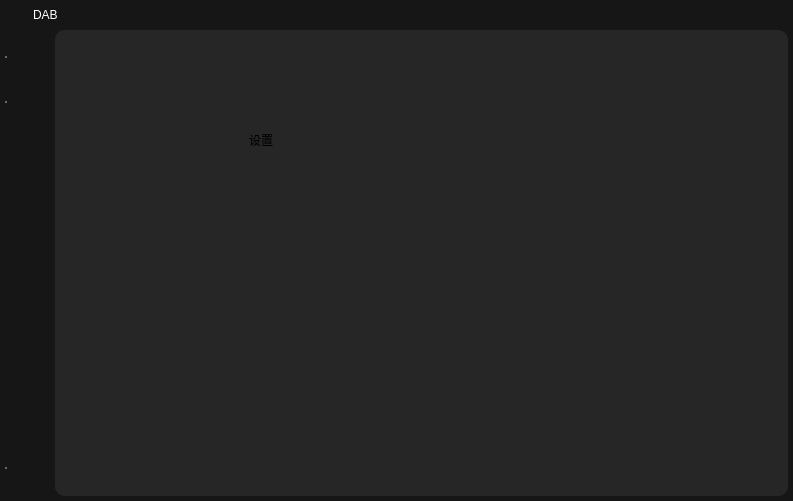
<?xml version="1.0" encoding="UTF-8"?>
<ui version="4.0">
 <class>MainWindow</class>
 <widget class="QMainWindow" name="MainWindow">
  <property name="geometry">
   <rect>
    <x>0</x>
    <y>0</y>
    <width>793</width>
    <height>501</height>
   </rect>
  </property>
  <property name="windowTitle">
   <string>MainWindow</string>
  </property>
  <widget class="QWidget" name="centralwidget">
   <property name="styleSheet">
    <string notr="true">QWidget#centralwidget{
	background-color: #161616;
}</string>
   </property>
   <layout class="QVBoxLayout" name="verticalLayout">
    <property name="spacing">
     <number>0</number>
    </property>
    <property name="leftMargin">
     <number>0</number>
    </property>
    <property name="topMargin">
     <number>0</number>
    </property>
    <property name="rightMargin">
     <number>0</number>
    </property>
    <property name="bottomMargin">
     <number>0</number>
    </property>
    <item>
     <widget class="QWidget" name="widgetStatusBar" native="true">
      <property name="maximumSize">
       <size>
        <width>16777215</width>
        <height>25</height>
       </size>
      </property>
      <property name="styleSheet">
       <string notr="true">QWidget#widgetStatusBar{
	background-color: #161616;
}</string>
      </property>
      <layout class="QHBoxLayout" name="horizontalLayout">
       <property name="spacing">
        <number>0</number>
       </property>
       <property name="leftMargin">
        <number>0</number>
       </property>
       <property name="topMargin">
        <number>0</number>
       </property>
       <property name="rightMargin">
        <number>0</number>
       </property>
       <property name="bottomMargin">
        <number>0</number>
       </property>
       <item>
        <widget class="QLabel" name="icon">
         <property name="minimumSize">
          <size>
           <width>30</width>
           <height>30</height>
          </size>
         </property>
         <property name="maximumSize">
          <size>
           <width>30</width>
           <height>16777215</height>
          </size>
         </property>
         <property name="styleSheet">
          <string notr="true">QLabel#icon{
	margin-top: 2px;
}</string>
         </property>
         <property name="text">
          <string/>
         </property>
         <property name="pixmap">
          <pixmap resource="guiresources.qrc">:/icon/icon_resources/escapeCake.png</pixmap>
         </property>
         <property name="scaledContents">
          <bool>true</bool>
         </property>
        </widget>
       </item>
       <item>
        <widget class="QLabel" name="titleLabel">
         <property name="styleSheet">
          <string notr="true">QLabel#titleLabel{
	color: white;
	font: 7pt &quot;微软雅黑&quot;;
	margin-left: 0px;
	margin-right: 5px;
	margin-top: 5px;
}</string>
         </property>
         <property name="text">
          <string>DAB</string>
         </property>
        </widget>
       </item>
       <item>
        <spacer name="horizontalSpacer">
         <property name="orientation">
          <enum>Qt::Horizontal</enum>
         </property>
         <property name="sizeHint" stdset="0">
          <size>
           <width>40</width>
           <height>20</height>
          </size>
         </property>
        </spacer>
       </item>
       <item>
        <widget class="QPushButton" name="minimizeButton">
         <property name="styleSheet">
          <string notr="true">QPushButton#minimizeButton {
	border: none;
	border-radius: 5px;
	width: 40px;
	height: 25px;
}

QPushButton#minimizeButton:hover{
	background-color: #4D4D4D;
}</string>
         </property>
         <property name="text">
          <string/>
         </property>
         <property name="icon">
          <iconset resource="guiresources.qrc">
           <normaloff>:/original/icon_resources/最小化.svg</normaloff>:/original/icon_resources/最小化.svg</iconset>
         </property>
        </widget>
       </item>
       <item>
        <widget class="QPushButton" name="closeButton">
         <property name="sizePolicy">
          <sizepolicy hsizetype="Preferred" vsizetype="Preferred">
           <horstretch>0</horstretch>
           <verstretch>0</verstretch>
          </sizepolicy>
         </property>
         <property name="styleSheet">
          <string notr="true">QPushButton#closeButton {
	border: none;
	border-radius: 5px;
	width: 40px;
	height: 25px;
}

QPushButton#closeButton:hover{
	background-color: #4D4D4D;
}</string>
         </property>
         <property name="text">
          <string/>
         </property>
         <property name="icon">
          <iconset resource="guiresources.qrc">
           <normaloff>:/original/icon_resources/关闭.svg</normaloff>:/original/icon_resources/关闭.svg</iconset>
         </property>
         <property name="iconSize">
          <size>
           <width>16</width>
           <height>16</height>
          </size>
         </property>
        </widget>
       </item>
      </layout>
     </widget>
    </item>
    <item>
     <widget class="QWidget" name="widgetMain" native="true">
      <layout class="QHBoxLayout" name="horizontalLayout_2">
       <property name="spacing">
        <number>0</number>
       </property>
       <property name="leftMargin">
        <number>0</number>
       </property>
       <property name="topMargin">
        <number>0</number>
       </property>
       <property name="rightMargin">
        <number>0</number>
       </property>
       <property name="bottomMargin">
        <number>0</number>
       </property>
       <item>
        <widget class="QWidget" name="mainMenu" native="true">
         <property name="maximumSize">
          <size>
           <width>50</width>
           <height>16777215</height>
          </size>
         </property>
         <property name="styleSheet">
          <string notr="true">QWidget#mainMenu{
}
QPushButton {
	border: none;
	border-radius: 5px;
	width: 45px;
	height: 45px;
}
QPushButton:hover{
	background-color: #4D4D4D;
}

QRadioButton {
	border: none;
	border-radius: 5px;
	width: 45px;
	height: 45px;
	color: rgb(255, 255, 255);
	font: 5pt &quot;微软雅黑&quot;;
}
QRadioButton::indicator{
	width: 0px;
	height: 0px;
}
QRadioButton:hover{
	background-color: #4d4d4d;
}
QRadioButton:checked{
	background-color: #313131;
}
QRadioButton:checked:hover{
	background-color: #4d4d4d;
}</string>
         </property>
         <layout class="QVBoxLayout" name="verticalLayout_2">
          <property name="spacing">
           <number>0</number>
          </property>
          <property name="leftMargin">
           <number>5</number>
          </property>
          <property name="topMargin">
           <number>10</number>
          </property>
          <property name="rightMargin">
           <number>0</number>
          </property>
          <property name="bottomMargin">
           <number>10</number>
          </property>
          <item>
           <widget class="QRadioButton" name="home">
            <property name="layoutDirection">
             <enum>Qt::LeftToRight</enum>
            </property>
            <property name="autoFillBackground">
             <bool>false</bool>
            </property>
            <property name="styleSheet">
             <string notr="true">QRadioButton{
	border-image: url(:/original/icon_resources/主页.svg);
	border-image-width: 10px;
	border-image-height: 10px;
	text: &quot;主页&quot;;
}</string>
            </property>
            <property name="text">
             <string/>
            </property>
            <property name="iconSize">
             <size>
              <width>30</width>
              <height>30</height>
             </size>
            </property>
           </widget>
          </item>
          <item>
           <widget class="QRadioButton" name="statistics">
            <property name="styleSheet">
             <string notr="true">border-image: url(:/original/icon_resources/统计.svg);</string>
            </property>
            <property name="text">
             <string/>
            </property>
            <property name="iconSize">
             <size>
              <width>30</width>
              <height>30</height>
             </size>
            </property>
            <property name="checked">
             <bool>false</bool>
            </property>
           </widget>
          </item>
          <item>
           <spacer name="verticalSpacer">
            <property name="orientation">
             <enum>Qt::Vertical</enum>
            </property>
            <property name="sizeHint" stdset="0">
             <size>
              <width>20</width>
              <height>318</height>
             </size>
            </property>
           </spacer>
          </item>
          <item>
           <widget class="QRadioButton" name="radioButton">
            <property name="styleSheet">
             <string notr="true">border-image: url(:/original/icon_resources/设置.svg);</string>
            </property>
            <property name="text">
             <string/>
            </property>
            <property name="iconSize">
             <size>
              <width>30</width>
              <height>30</height>
             </size>
            </property>
           </widget>
          </item>
         </layout>
        </widget>
       </item>
       <item>
        <widget class="QWidget" name="content" native="true">
         <property name="styleSheet">
          <string notr="true">QWidget#content{
	background-color: #272626;
	border-radius: 10px;
	margin: 5px;
}</string>
         </property>
         <layout class="QVBoxLayout" name="verticalLayout_3">
          <item>
           <widget class="QStackedWidget" name="contentStackedWidget">
            <property name="styleSheet">
             <string notr="true">QStackedWidget {
	background: #272626;
	border: none;
}
QWidget {
	background: #272626;
}
QStackedWidget:tab-bar {
    /* 隐藏切页按钮 */
    visibility: hidden;
}
</string>
            </property>
            <property name="currentIndex">
             <number>2</number>
            </property>
            <widget class="QWidget" name="home_widget">
             <layout class="QVBoxLayout" name="verticalLayout_4">
              <item>
               <widget class="QLabel" name="label">
                <property name="styleSheet">
                 <string notr="true">font: 75 12pt &quot;微软雅黑&quot;;
color: white;</string>
                </property>
                <property name="text">
                 <string>概览</string>
                </property>
               </widget>
              </item>
              <item>
               <widget class="QTabWidget" name="chooseType">
                <property name="styleSheet">
                 <string notr="true">
QTabWidget::pane{
	border: none;
}


/* 设置Tab项的样式 */
QTabBar::tab {
    background: transparent;
    border: none;
    
    font: 10pt &quot;微软雅黑&quot;;
    font-size: 10px;
    color: #99BDC3;
    margin-right: 0px;
    width: 50px;
    height: 20px;
    border-radius: 3px;
    margin-right: px;
    margin-left: 0px;
    margin-top: 8px;
    margin-bottom: 8px;
}

/* 鼠标悬停时的样式 */
QTabBar::tab:hover {
    background: #4D4D4D; /* 设置鼠标悬停时的背景色 */
}

/* 选中Tab项的样式 */
QTabBar::tab:selected {
    margin-top: 8px; /* 设置选中Tab项不放大 */
    background-color: transparent;
	border-bottom: 2px solid #017AFF;
	color: #017AFF;
}

QTabBar::tab:selected:hover {
	background: #4D4D4D;
}</string>
                </property>
                <property name="tabPosition">
                 <enum>QTabWidget::North</enum>
                </property>
                <property name="currentIndex">
                 <number>0</number>
                </property>
                <widget class="QWidget" name="tab">
                 <property name="styleSheet">
                  <string notr="true">background:#272626;</string>
                 </property>
                 <attribute name="title">
                  <string>杀手</string>
                 </attribute>
                </widget>
                <widget class="QWidget" name="tab_2">
                 <attribute name="title">
                  <string>逃生者</string>
                 </attribute>
                </widget>
               </widget>
              </item>
             </layout>
            </widget>
            <widget class="QWidget" name="statistic_widget">
             <widget class="QLabel" name="label_2">
              <property name="geometry">
               <rect>
                <x>60</x>
                <y>50</y>
                <width>54</width>
                <height>12</height>
               </rect>
              </property>
              <property name="text">
               <string>统计</string>
              </property>
             </widget>
            </widget>
            <widget class="QWidget" name="page">
             <widget class="QLabel" name="label_3">
              <property name="geometry">
               <rect>
                <x>190</x>
                <y>100</y>
                <width>54</width>
                <height>12</height>
               </rect>
              </property>
              <property name="text">
               <string>设置</string>
              </property>
             </widget>
            </widget>
           </widget>
          </item>
         </layout>
        </widget>
       </item>
      </layout>
     </widget>
    </item>
   </layout>
  </widget>
 </widget>
 <resources>
  <include location="guiresources.qrc"/>
  <include location="guiresources.qrc"/>
  <include location="guiresources.qrc"/>
  <include location="C:/Users/asus/.designer/backup/guiresources.qrc"/>
 </resources>
 <connections>
  <connection>
   <sender>minimizeButton</sender>
   <signal>clicked()</signal>
   <receiver>MainWindow</receiver>
   <slot>showMinimized()</slot>
   <hints>
    <hint type="sourcelabel">
     <x>732</x>
     <y>12</y>
    </hint>
    <hint type="destinationlabel">
     <x>396</x>
     <y>250</y>
    </hint>
   </hints>
  </connection>
  <connection>
   <sender>closeButton</sender>
   <signal>clicked()</signal>
   <receiver>MainWindow</receiver>
   <slot>close()</slot>
   <hints>
    <hint type="sourcelabel">
     <x>772</x>
     <y>12</y>
    </hint>
    <hint type="destinationlabel">
     <x>396</x>
     <y>250</y>
    </hint>
   </hints>
  </connection>
 </connections>
</ui>
